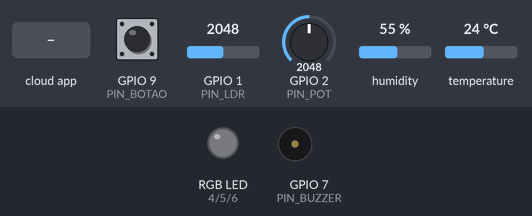
A sketch run on a simulated ESP32-S3. Parts: an RGB LED mixed from three pins (HIGH = lit), buzzer (waves = sounding). Wiring (inferred from the names in the program): DHT22 sensor: data GPIO 10. The test bench sets the inputs (shaded band); at power-on: temperature 24 °C, GPIO 9 (PIN_BOTAO) HIGH, GPIO 1 (PIN_LDR) = 2048, GPIO 2 (PIN_POT) = 2048, humidity 55 % (analog values on the 0–4095 scale). WiFi joins after 1.5 s; servers stay silent unless stated; what the sketch prints to the serial monitor is not drawn.

Above: at 2.2 s.
2.3 s: temperature set to 25.6 °C
At 4.5 s:
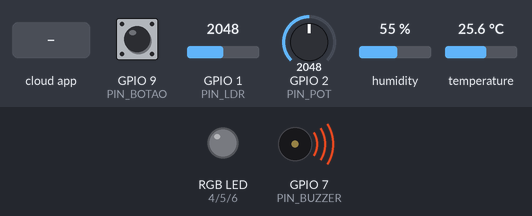
5.6 s: the phone or cloud app sets cloudComando to Vermelho
At 6.4 s:
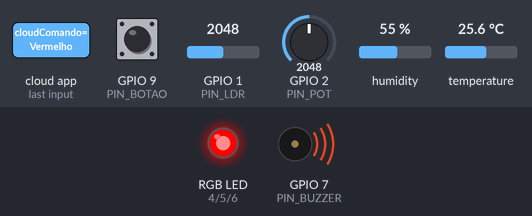
8.1 s: the phone or cloud app sets cloudComando to Amarelo
At 8.9 s:
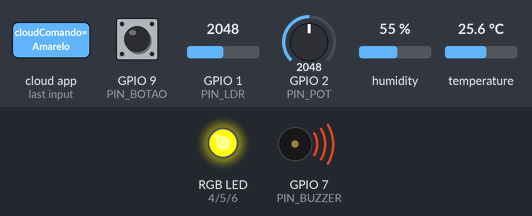
10.6 s: the phone or cloud app sets cloudComando to Azul
At 11.5 s:
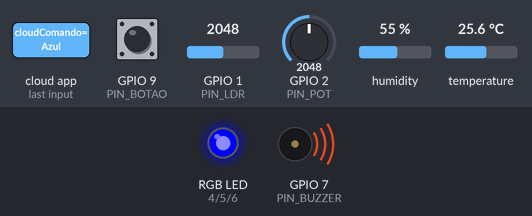
13.2 s: GPIO 9 (PIN_BOTAO) pulled LOW for 0.35 s
At 14.1 s:
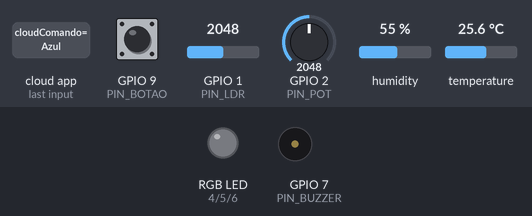
15.3 s: the phone or cloud app sets cloudComando to Vermelho
At 16.1 s:
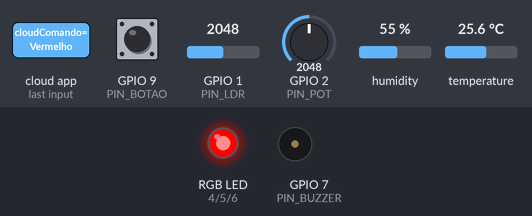
Timing chart, 0 to 18.3 s (numbered marks = the images above; inputs shaded):
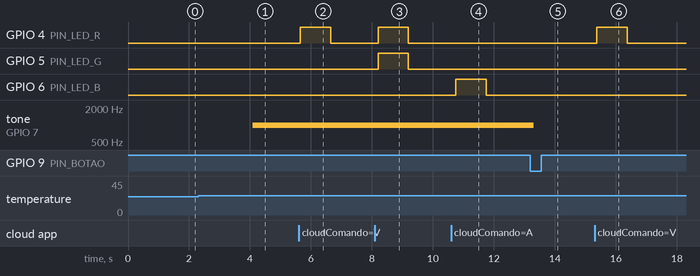

Measured:
- the behaviour switches between 25 and 25.1 °C on temperature (found by bisection; images 0 and 1)
- after the input at 2.3 s, tone on GPIO 7 (PIN_BUZZER): silent → 1000 Hz after 1.8 s
- after the input at 5.6 s, GPIO 4 (PIN_LED_R): LOW → HIGH after 0.05 s, → LOW 1.0 s later
- after the input at 8.1 s, GPIO 4 (PIN_LED_R), GPIO 5 (PIN_LED_G): LOW → HIGH after 0.10 s, → LOW 1.0 s later
- after the input at 10.6 s, GPIO 6 (PIN_LED_B): LOW → HIGH after 0.15 s, → LOW 1.0 s later
- after the input at 13.2 s, tone on GPIO 7 (PIN_BUZZER): 1000 Hz → silent after 0.10 s
- after the input at 15.3 s, GPIO 4 (PIN_LED_R): LOW → HIGH after 0.07 s, → LOW 1.0 s later

The sketch:

circuito.ino
```cpp
#include <ArduinoIoTCloud.h>
#include <Arduino_ConnectionHandler.h>

// ─────────────────────────────────────────────────────────────
//  CREDENCIAIS – preencha com os seus dados do Arduino IoT Cloud
// ─────────────────────────────────────────────────────────────
const char DEVICE_LOGIN_NAME[] = "";   // Device ID
const char SSID[]              = "";
const char PASS[]              = "";
const char DEVICE_KEY[]        = "";  // Secret Key

// ─── PINOS ───────────────────────────────────────────────────
#define PIN_LED_R   4
#define PIN_LED_G   5
#define PIN_LED_B   6
#define PIN_BUZZER  7
#define PIN_BOTAO   9
#define PIN_DHT     10
#define PIN_LDR     1
#define PIN_POT     2

// ─── LIMITES ─────────────────────────────────────────────────
#define TEMP_MIN      0.0f
#define TEMP_MAX     25.0f
#define LDR_ESCURO   1800
#define BUZZER_FREQ  1000

// ─── VARIÁVEIS GLOBAIS DO CIRCUITO ───────────────────────────
volatile bool sistemaAtivo = true;

float temperatura  = 0.0f;
int   luminosidade = 0;
int   valorPot     = 0;

// ─── VARIÁVEIS CLOUD ─────────────────────────────────────────
// Estas variáveis são sincronizadas automaticamente com o painel
CloudTemperature  cloudTemperatura;    // Gauge/Chart no painel
CloudLight        cloudLuminosidade;   // Gauge/Chart no painel
int               cloudPotenciometro;  // Value no painel
bool              cloudLed;            // LED indicator no painel
String            cloudComando;        // Text input no painel

// Protótipo do callback (chamado quando o painel envia comando)
void onCloudComandoChange();

// ─────────────────────────────────────────────────────────────
//  LEITURA MANUAL DO DHT22 (sem biblioteca) – inalterado
// ─────────────────────────────────────────────────────────────
bool lerDHT22(float* temp, float* umid) {
  uint8_t dados[5] = {0, 0, 0, 0, 0};

  // 1. Sinal de início: ESP32 puxa baixo por ~1 ms
  pinMode(PIN_DHT, OUTPUT);
  digitalWrite(PIN_DHT, LOW);
  delay(1);
  digitalWrite(PIN_DHT, HIGH);
  pinMode(PIN_DHT, INPUT_PULLUP);

  // 2. Aguarda o DHT22 responder (puxa baixo ~80 µs, depois alto ~80 µs)
  unsigned long t0 = micros();
  while (digitalRead(PIN_DHT) == HIGH) {
    if (micros() - t0 > 100) return false;
  }
  t0 = micros();
  while (digitalRead(PIN_DHT) == LOW) {
    if (micros() - t0 > 100) return false;
  }
  t0 = micros();
  while (digitalRead(PIN_DHT) == HIGH) {
    if (micros() - t0 > 100) return false;
  }

  // 3. Lê os 40 bits (5 bytes): umid_hi, umid_lo, temp_hi, temp_lo, checksum
  for (int i = 0; i < 40; i++) {
    t0 = micros();
    while (digitalRead(PIN_DHT) == LOW) {
      if (micros() - t0 > 100) return false;
    }
    t0 = micros();
    while (digitalRead(PIN_DHT) == HIGH) {
      if (micros() - t0 > 100) return false;
    }
    if (micros() - t0 > 40) {
      dados[i / 8] |= (1 << (7 - (i % 8)));
    }
  }

  // 4. Verifica checksum
  uint8_t soma = dados[0] + dados[1] + dados[2] + dados[3];
  if (soma != dados[4]) return false;

  // 5. Decodifica umidade
  *umid = ((dados[0] << 8) | dados[1]) * 0.1f;

  // 6. Decodifica temperatura
  int16_t tempRaw = ((dados[2] & 0x7F) << 8) | dados[3];
  *temp = tempRaw * 0.1f;
  if (dados[2] & 0x80) *temp = -(*temp);

  return true;
}

// ─── ISR – BOTÃO ─────────────────────────────────────────────
void IRAM_ATTR isr_botao() {
  sistemaAtivo = !sistemaAtivo;
}

// ─────────────────────────────────────────────────────────────
//  LED RGB – inalterado
// ─────────────────────────────────────────────────────────────
void setRGB(uint8_t r, uint8_t g, uint8_t b) {
  analogWrite(PIN_LED_R, r);
  analogWrite(PIN_LED_G, g);
  analogWrite(PIN_LED_B, b);
}

void desligarLED() {
  setRGB(0, 0, 0);
}

void aplicarCorPot(int pot) {
  if      (pot < 820)  setRGB(255,   0,   0);
  else if (pot < 1639) setRGB(255,  80,   0);
  else if (pot < 2458) setRGB(255, 200, 100);
  else if (pot < 3277) setRGB(  0, 210, 200);
  else                 setRGB(  0,   0, 255);
}

// ─────────────────────────────────────────────────────────────
//  LÓGICA DO LED – inalterado
// ─────────────────────────────────────────────────────────────
void atualizarLED() {
  if (!sistemaAtivo) { desligarLED(); return; }

  bool tempPerigosa   = (temperatura < TEMP_MIN || temperatura > TEMP_MAX);
  bool ambienteEscuro = (luminosidade < LDR_ESCURO);

  if (tempPerigosa)   { desligarLED(); return; }
  if (ambienteEscuro) { aplicarCorPot(valorPot); }
  else                { desligarLED(); }
}

// ─────────────────────────────────────────────────────────────
//  LÓGICA DO BUZZER – inalterado
// ─────────────────────────────────────────────────────────────
void atualizarBuzzer() {
  if (!sistemaAtivo) {
    noTone(PIN_BUZZER);
    Serial.println("Buzzer: DESLIGADO");
    return;
  }

  bool tempPerigosa = (temperatura < TEMP_MIN || temperatura > TEMP_MAX);
  if (tempPerigosa) {
    tone(PIN_BUZZER, BUZZER_FREQ);
    Serial.println("Buzzer: LIGADO");
  } else {
    noTone(PIN_BUZZER);
    Serial.println("Buzzer: DESLIGADO");
  }
}

// ─────────────────────────────────────────────────────────────
//  MONITOR SERIAL – inalterado
// ─────────────────────────────────────────────────────────────
void imprimirSerial() {
  bool ledLigado = sistemaAtivo &&
                   (luminosidade < LDR_ESCURO) &&
                   !(temperatura < TEMP_MIN || temperatura > TEMP_MAX);

  Serial.println("─────────────────────────────────");
  Serial.print("LED RGB  : ");
  Serial.println(ledLigado ? "ON (ligado)" : "OFF (desligado)");
  Serial.print("Temp     : ");
  Serial.print(temperatura, 1);
  Serial.println(" oC");
  if (temperatura < TEMP_MIN || temperatura > TEMP_MAX)
    Serial.println("PERIGO! Desligar!");
  Serial.print("Lumin.   : ");
  Serial.println(luminosidade);
  Serial.print("Pot      : ");
  Serial.println(valorPot);
  Serial.print("Sistema  : ");
  Serial.println(sistemaAtivo ? "ATIVO" : "DESATIVADO");
}

// ─────────────────────────────────────────────────────────────
//  CALLBACK – chamado pelo Cloud quando o painel envia um comando
//  Buzzer propositalmente ausente daqui (apenas local)
// ─────────────────────────────────────────────────────────────
void onCloudComandoChange() {
  String cmd = cloudComando;
  cmd.trim();

  Serial.print("[Cloud] Comando recebido: ");
  Serial.println(cmd);

  if      (cmd == "Ligar")    { sistemaAtivo = true;  atualizarLED(); }
  else if (cmd == "Desligar") { sistemaAtivo = false; atualizarLED(); }
  else if (cmd == "Vermelho") { setRGB(255, 0, 0);   delay(1000); atualizarLED(); }
  else if (cmd == "Amarelo")  { setRGB(255, 255, 0); delay(1000); atualizarLED(); }
  else if (cmd == "Azul")     { setRGB(0, 0, 255);   delay(1000); atualizarLED(); }

  cloudComando = "";  // limpa para aceitar o próximo comando
}

// ─────────────────────────────────────────────────────────────
//  REGISTRA AS PROPRIEDADES NO ARDUINO IOT CLOUD
// ─────────────────────────────────────────────────────────────
void initProperties() {
  ArduinoCloud.setBoardId(DEVICE_LOGIN_NAME);
  ArduinoCloud.setSecretDeviceKey(DEVICE_KEY);

  // Comando: painel pode escrever e ESP32 lê → callback disparado
  ArduinoCloud.addProperty(cloudComando,       READWRITE, ON_CHANGE, onCloudComandoChange);

  // Sensores: painel só lê, ESP32 envia
  ArduinoCloud.addProperty(cloudTemperatura,   READ, ON_CHANGE, NULL);
  ArduinoCloud.addProperty(cloudLuminosidade,  READ, ON_CHANGE, NULL);
  ArduinoCloud.addProperty(cloudPotenciometro, READ, ON_CHANGE, NULL);
  ArduinoCloud.addProperty(cloudLed,           READ, ON_CHANGE, NULL);
}

WiFiConnectionHandler ArduinoIoTPreferredConnection(SSID, PASS);

// ─────────────────────────────────────────────────────────────
//  SETUP
// ─────────────────────────────────────────────────────────────
void setup() {
  Serial.begin(115200);
  delay(1000);

  pinMode(PIN_LED_R,  OUTPUT);
  pinMode(PIN_LED_G,  OUTPUT);
  pinMode(PIN_LED_B,  OUTPUT);
  pinMode(PIN_BUZZER, OUTPUT);

  pinMode(PIN_BOTAO, INPUT_PULLUP);
  attachInterrupt(digitalPinToInterrupt(PIN_BOTAO), isr_botao, FALLING);

  analogReadResolution(12);

  // Inicia o Arduino IoT Cloud
  initProperties();
  ArduinoCloud.begin(ArduinoIoTPreferredConnection);
  ArduinoCloud.printDebugInfo();

  Serial.println("Sistema iniciado.");
}

// ─────────────────────────────────────────────────────────────
//  LOOP
// ─────────────────────────────────────────────────────────────
#define INTERVALO_DHT 2000
unsigned long ultimaLeituraDHT = 0;

void loop() {
  // Mantém a conexão com o Arduino IoT Cloud
  ArduinoCloud.update();

  // Lê DHT22 a cada 2 segundos
  if (millis() - ultimaLeituraDHT >= INTERVALO_DHT) {
    float t, u;
    if (lerDHT22(&t, &u)) {
      temperatura = t;
    }
    ultimaLeituraDHT = millis();
  }

  // LDR e potenciômetro lidos a cada ciclo
  luminosidade = analogRead(PIN_LDR);
  valorPot     = analogRead(PIN_POT);

  atualizarLED();
  atualizarBuzzer();
  imprimirSerial();

  // Atualiza variáveis Cloud com os valores locais
  cloudTemperatura   = temperatura;
  cloudLuminosidade  = luminosidade;
  cloudPotenciometro = valorPot;
  cloudLed           = sistemaAtivo &&
                       (luminosidade < LDR_ESCURO) &&
                       !(temperatura < TEMP_MIN || temperatura > TEMP_MAX);

  delay(500);
}
```
